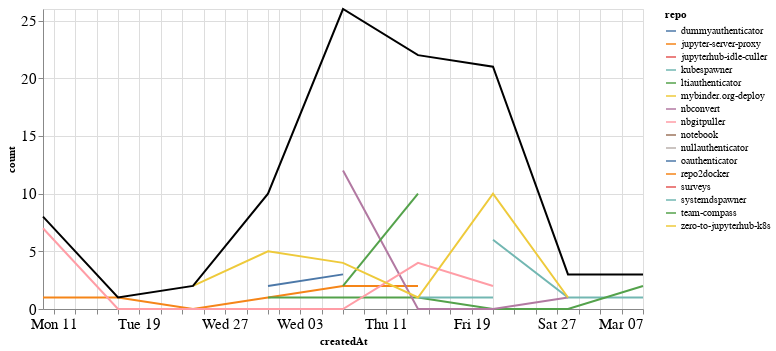

Notebook code for this chart:
### Markdown cell above
### Comments

### Code cell
comments_time = comments.groupby('repo').resample('W', on='createdAt').count()['author'].reset_index()
comments_time = comments_time.rename(columns={'author': 'count'})
comments_time_total = comments_time.groupby('createdAt').agg({"count": "sum"}).reset_index()
ch1 = alt.Chart(comments_time, width=600).mark_line().encode(
    x='createdAt',
    y='count',
    color='repo',
    tooltip="repo"
)

ch2 = alt.Chart(comments_time_total, width=600).mark_line(color="black").encode(
    x='createdAt',
    y='count',
)

ch1 + ch2

### Figure 1 — Vega-Lite specification as saved in the notebook (floating-point values rounded to 4 significant figures)
{"config": {"axisLeft": {"labelFontSize": 15}, "axisBottom": {"labelFontSize": 15}}, "layer": [{"data": {"name": "data-1cd089700c14b8cb83ff074294654db2"}, "mark": "line", "encoding": {"color": {"type": "nominal", "field": "repo"}, "tooltip": {"type": "nominal", "field": "repo"}, "x": {"type": "temporal", "field": "createdAt"}, "y": {"type": "quantitative", "field": "count"}}, "width": 600}, {"data": {"name": "data-7e00a49adf78d72473ee5ace9637955e"}, "mark": {"type": "line", "color": "black"}, "encoding": {"x": {"type": "temporal", "field": "createdAt"}, "y": {"type": "quantitative", "field": "count"}}, "width": 600}], "$schema": "https://vega.github.io/schema/vega-lite/v4.8.1.json", "datasets": {"data-1cd089700c14b8cb83ff074294654db2": [{"repo": "dummyauthenticator", "createdAt": "2021-02-14T00:00:00", "count": 1}, {"repo": "jupyter-server-proxy", "createdAt": "2021-01-10T00:00:00", "count": 1}, {"repo": "jupyter-server-proxy", "createdAt": "2021-01-17T00:00:00", "count": 1}, {"repo": "jupyter-server-proxy", "createdAt": "2021-01-24T00:00:00", "count": 0}, {"repo": "jupyter-server-proxy", "createdAt": "2021-01-31T00:00:00", "count": 1}, {"repo": "jupyter-server-proxy", "createdAt": "2021-02-07T00:00:00", "count": 2}, {"repo": "jupyter-server-proxy", "createdAt": "2021-02-14T00:00:00", "count": 2}, {"repo": "jupyterhub-idle-culler", "createdAt": "2021-01-31T00:00:00", "count": 1}, {"repo": "kubespawner", "createdAt": "2021-02-21T00:00:00", "count": 6}, {"repo": "kubespawner", "createdAt": "2021-02-28T00:00:00", "count": 1}, {"repo": "kubespawner", "createdAt": "2021-03-07T00:00:00", "count": 1}, {"repo": "ltiauthenticator", "createdAt": "2021-01-31T00:00:00", "count": 1}, {"repo": "ltiauthenticator", "createdAt": "2021-02-07T00:00:00", "count": 1}, {"repo": "ltiauthenticator", "createdAt": "2021-02-14T00:00:00", "count": 1}, {"repo": "ltiauthenticator", "createdAt": "2021-02-21T00:00:00", "count": 0}, {"repo": "ltiauthenticator", "createdAt": "2021-02-28T00:00:00", "count": 0}, {"repo": "ltiauthenticator", "createdAt": "2021-03-07T00:00:00", "count": 2}, {"repo": "mybinder.org-deploy", "createdAt": "2021-02-14T00:00:00", "count": 1}, {"repo": "nbconvert", "createdAt": "2021-02-07T00:00:00", "count": 12}, {"repo": "nbconvert", "createdAt": "2021-02-14T00:00:00", "count": 0}, {"repo": "nbconvert", "createdAt": "2021-02-21T00:00:00", "count": 0}, {"repo": "nbconvert", "createdAt": "2021-02-28T00:00:00", "count": 1}, {"repo": "nbgitpuller", "createdAt": "2021-01-10T00:00:00", "count": 7}, {"repo": "nbgitpuller", "createdAt": "2021-01-17T00:00:00", "count": 0}, {"repo": "nbgitpuller", "createdAt": "2021-01-24T00:00:00", "count": 0}, {"repo": "nbgitpuller", "createdAt": "2021-01-31T00:00:00", "count": 0}, {"repo": "nbgitpuller", "createdAt": "2021-02-07T00:00:00", "count": 0}, {"repo": "nbgitpuller", "createdAt": "2021-02-14T00:00:00", "count": 4}, {"repo": "nbgitpuller", "createdAt": "2021-02-21T00:00:00", "count": 2}, {"repo": "notebook", "createdAt": "2021-02-07T00:00:00", "count": 2}, {"repo": "nullauthenticator", "createdAt": "2021-02-14T00:00:00", "count": 1}, {"repo": "oauthenticator", "createdAt": "2021-01-31T00:00:00", "count": 2}, {"repo": "oauthenticator", "createdAt": "2021-02-07T00:00:00", "count": 3}, {"repo": "repo2docker", "createdAt": "2021-02-21T00:00:00", "count": 1}, {"repo": "surveys", "createdAt": "2021-02-21T00:00:00", "count": 1}, {"repo": "systemdspawner", "createdAt": "2021-02-14T00:00:00", "count": 1}, {"repo": "systemdspawner", "createdAt": "2021-02-21T00:00:00", "count": 1}, {"repo": "team-compass", "createdAt": "2021-02-07T00:00:00", "count": 2}, {"repo": "team-compass", "createdAt": "2021-02-14T00:00:00", "count": 10}, {"repo": "zero-to-jupyterhub-k8s", "createdAt": "2021-01-24T00:00:00", "count": 2}, {"repo": "zero-to-jupyterhub-k8s", "createdAt": "2021-01-31T00:00:00", "count": 5}, {"repo": "zero-to-jupyterhub-k8s", "createdAt": "2021-02-07T00:00:00", "count": 4}, {"repo": "zero-to-jupyterhub-k8s", "createdAt": "2021-02-14T00:00:00", "count": 1}, {"repo": "zero-to-jupyterhub-k8s", "createdAt": "2021-02-21T00:00:00", "count": 10}, {"repo": "zero-to-jupyterhub-k8s", "createdAt": "2021-02-28T00:00:00", "count": 1}], "data-7e00a49adf78d72473ee5ace9637955e": [{"createdAt": "2021-01-10T00:00:00", "count": 8}, {"createdAt": "2021-01-17T00:00:00", "count": 1}, {"createdAt": "2021-01-24T00:00:00", "count": 2}, {"createdAt": "2021-01-31T00:00:00", "count": 10}, {"createdAt": "2021-02-07T00:00:00", "count": 26}, {"createdAt": "2021-02-14T00:00:00", "count": 22}, {"createdAt": "2021-02-21T00:00:00", "count": 21}, {"createdAt": "2021-02-28T00:00:00", "count": 3}, {"createdAt": "2021-03-07T00:00:00", "count": 3}]}}
